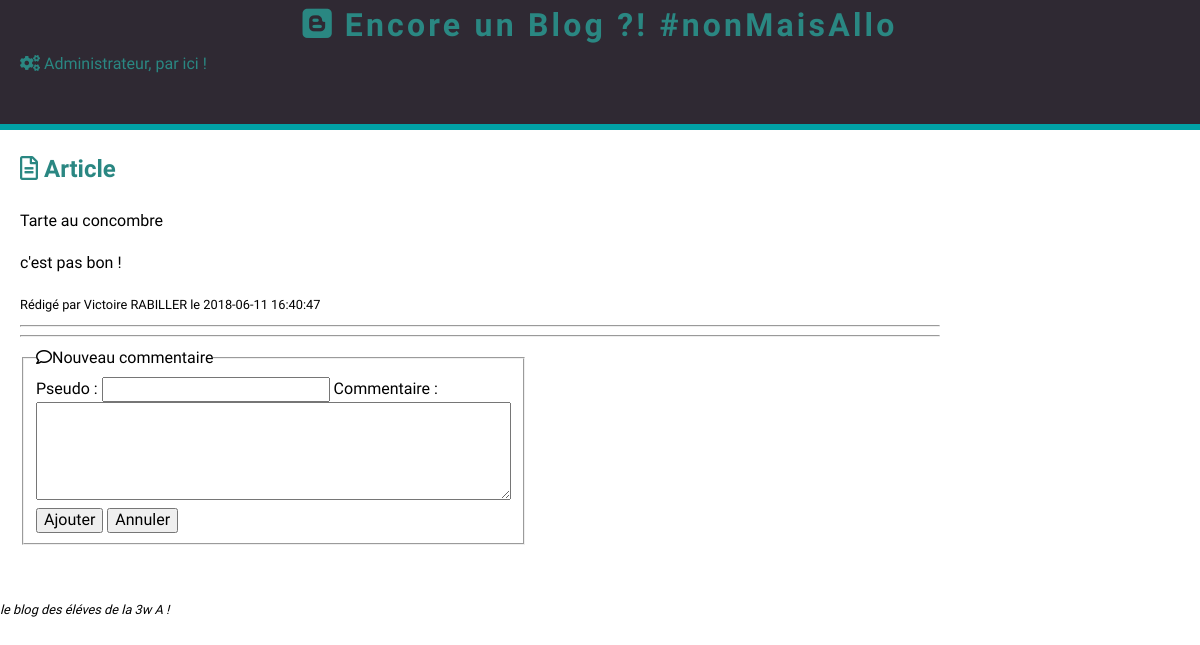
/show_post.php?articleid=4, run on the app's committed database.
### tables this page shows
CREATE TABLE `article` (
  `id` int(11) NOT NULL,
  `author` int(11) NOT NULL,
  `created_at` datetime NOT NULL,
  `update_at` datetime NOT NULL,
  `title` varchar(255) NOT NULL,
  `content` text NOT NULL,
  `category_id` int(11) NOT NULL
);

CREATE TABLE `author` (
  `id` int(11) NOT NULL,
  `firstname` varchar(255) NOT NULL,
  `lastname` varchar(255) NOT NULL,
  `email` varchar(255) NOT NULL,
  `password` varchar(255) NOT NULL
);

### public/show_post.php (called while the page is built, shortened)
<?php
include '../services/functions.php';
$article = getArticleById( $_GET['articleid'] );
include "../views/show_post.phtml";

### services/functions.php (called while the page is built, shortened)
<?php
function getDb (){
	$user = 'root';
	$password = 'troiswa';
	$db =new PDO(
		'mysql:host=localhost;dbname=blog',
		$user,
		$password,
		array(PDO::ATTR_ERRMODE => PDO::ERRMODE_WARNING)
		);
	$db->exec('SET NAMES UTF8');
	return $db;
}
function getArticleById($id){
	$db = getDb();
	$sql = "SELECT
		article.id AS articleid,
		article.created_at,
		article.update_at,
		article.title,
		article.content,
		article.category_id,
		author.id AS authorid,
		author.firstname,
		author.lastname
		FROM article
		JOIN author ON author.id = article.author
        WHERE article.id = '$id'";
	$statement = $db->prepare($sql);
	$statement->execute();
	$article = $statement->fetch(\PDO::FETCH_ASSOC);
	return $article;
}

### views/show_post.phtml (the view)
<?php
include 'header.phtml';
?>
<main class="container">
	<h2><i class="far fa-file-alt"></i> Article</h2>
	<div class="article">
		<p class="title"><?= $article["title"] ?></p>
		<p class="content"><?= $article["content"] ?></p>
		<small> Rédigé par <?= $article["firstname"] ?> <?= $article["lastname"] ?> le <?= $article["created_at"] ?>  </small>
	</div>
	<hr>
	<hr>
	<fieldset>
		<legend><i class="far fa-comment"></i> Nouveau commentaire</legend>
		<label for="pseudo">Pseudo : </label>
		<input type="text" name="pseudo" id="pseudo">
		<label for="commentaire">Commentaire : </label>
		<textarea id="commentaire" cols="50" rows="5"></textarea>
		<button id="ajouter">Ajouter</button>
		<button id="annuler">Annuler</button>
	</fieldset>
</main>
<?php
include 'footer.phtml';
?>

### css/main.css (style rules this page uses)
html { font-size: 62.5%; }
* { box-sizing: border-box; }
body { font-family: 'Dosis', sans-serif; font-weight: normal; margin: 0 auto; line-height: 1.6; font-size: 1.6rem; }
.container { width: 80%; padding: 0 20px; }
h3,h2 { color: #2a8782; }
fieldset { width : 500px; }

### data on the page
article: title "Tarte au concombre", content "c'est pas bon !", author.firstname "Victoire", author.lastname "RABILLER", created_at "2018-06-11 16:40:47"
